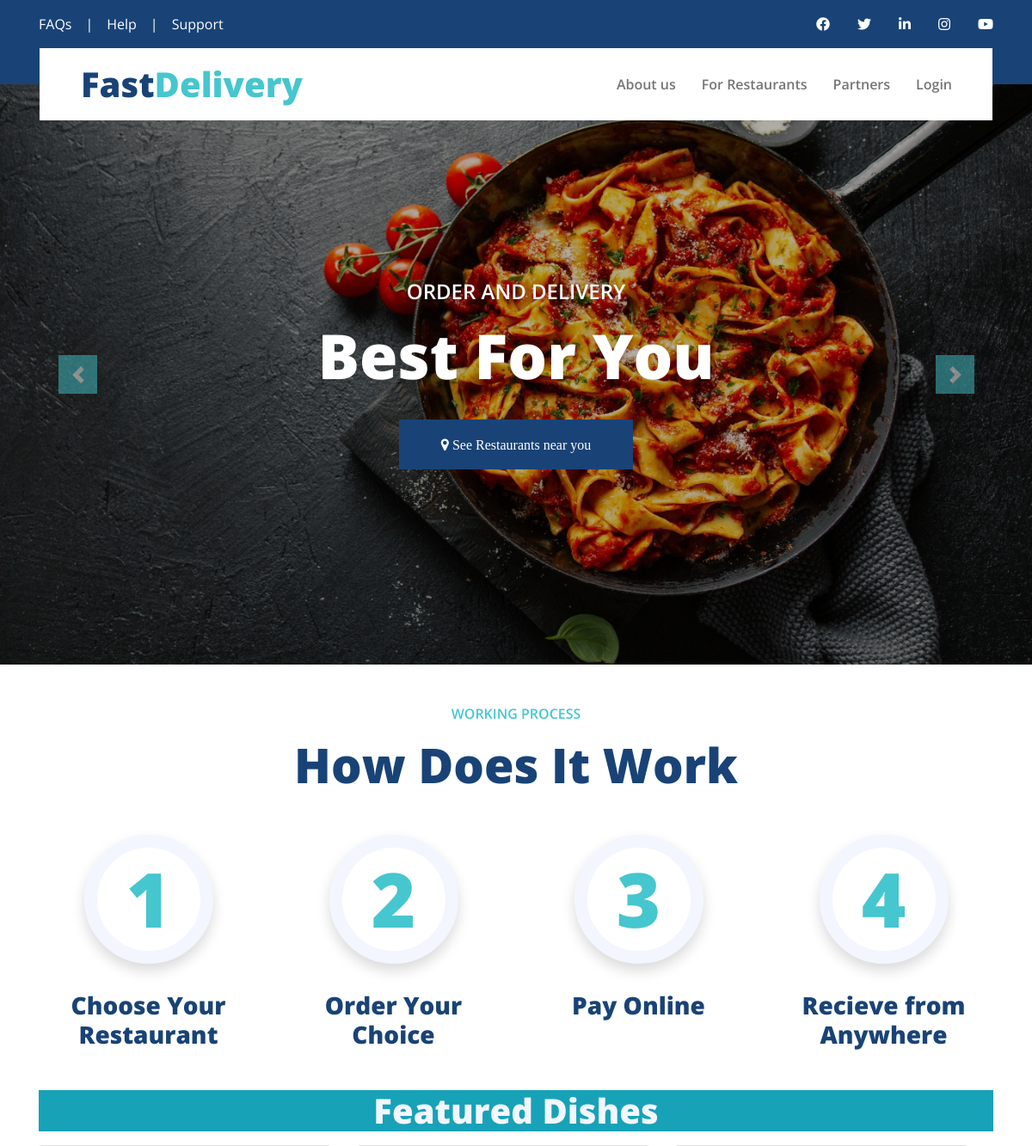
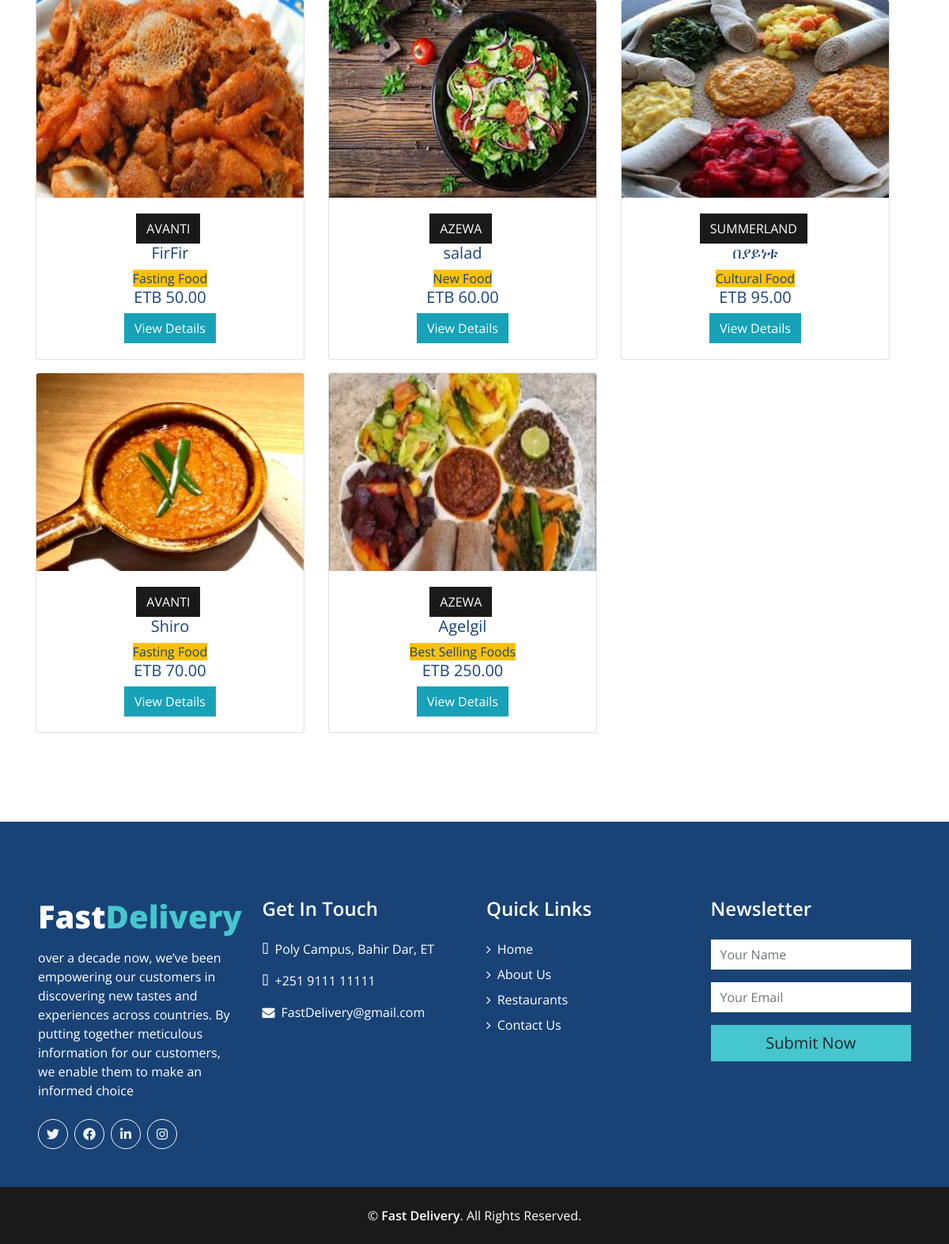
The page / on the database its author committed (2 pictures, top to bottom).
### blog/models.py (models this page shows, shortened)
class Post(models.Model):
    LABELS = (
        ('Best Selling Foods', 'Best Selling Foods'),
        ('New Food', 'New Food'),
        ('Spicy Foods', 'Spicy Foods'),
        ('Cultural Food', 'Cultural Food'),
        ('Fasting Food', 'Fasting Food'),
    )
    title = models.CharField(max_length=100,help_text='Enter the name of the food')
    content = models.TextField()
    date_posted = models.DateTimeField(default=timezone.now)
    author = models.ForeignKey(User, on_delete=models.CASCADE)
    slug = models.SlugField(default="foods")
    labels = models.CharField(max_length=25, default='New Food',choices=LABELS, blank=True)
    pieces = models.PositiveIntegerField(default=1)
    price = models.DecimalField(max_digits=10,decimal_places=2,default=0.00)
    image = models.ImageField(default='default.jpg', upload_to='images/')
    image2 = models.ImageField(default='default.jpg', upload_to='images/')

### blog/views.py (the view)
# urls.py: path('', PostListView.as_view(), name='blog-home'),
class PostListView(ListView):
    model = Post
    template_name = 'blog/home.html'  # <app>/<model>_<viewtype>.html
    context_object_name = 'posts'
    ordering = ['-date_posted']
    paginate_by = 5

### blog/templates/blog/home.html (shortened to what this page needs)
{% extends 'blog/layout.html'%}
{% block content %}
{% load static %}
<!DOCTYPE html>
<html lang="en">
   <head>
      <link rel="stylesheet" type="text/css" href="{% static 'blog/bootstrap.min.css' %}">
      <link rel="stylesheet" href="{% static 'blog/style.css' %}">
      <link rel="stylesheet" href="{% static 'blog/responsive.css' %}">
      <link rel="stylesheet" href="{% static 'blog/jquery.mCustomScrollbar.min.css' %}">
      <link rel="stylesheet" href="https://netdna.bootstrapcdn.com/font-awesome/4.0.3/css/font-awesome.css">
      <link rel="stylesheet" href="https://cdnjs.cloudflare.com/ajax/libs/fancybox/2.1.5/jquery.fancybox.min.css" media="screen">
   </head>
   <div class="container-fluid p-0">
      <div id="header-carousel" class="carousel slide" data-ride="carousel">
          <div class="carousel-inner">
              <div class="carousel-item active">
                  <img class="w-100" src="{%static 'images/zomato.jpg'%}" alt="Image">
                  <div class="carousel-caption d-flex flex-column align-items-center justify-content-center">
                      <div class="p-3" style="max-width: 900px;">
                          <h4 class="text-white text-uppercase mb-md-3">Order and Delivery</h4>
                          <h1 class="display-3 text-white mb-md-4">Best For You</h1>
                          <a href="{% url 'location'%}" class="btn btn-primary py-md-3 px-md-5 mt-2"><i class="fa fa-map-marker" aria-hidden="true"> See Restaurants near you</i></a>
                      </div>
                  </div>
              </div>
          </div>
          <a class="carousel-control-prev" href="#header-carousel" data-slide="prev">
              <div class="btn btn-secondary" style="width: 45px; height: 45px;">
                  <span class="carousel-control-prev-icon mb-n2"></span>
              </div>
          </a>
          <a class="carousel-control-next" href="#header-carousel" data-slide="next">
              <div class="btn btn-secondary" style="width: 45px; height: 45px;">
                  <span class="carousel-control-next-icon mb-n2"></span>
              </div>
          </a>
      </div>
  </div>
<div class="container-fluid pt-5">
   <div class="container">
       <h6 class="text-secondary text-uppercase text-center font-weight-medium mb-3">Working Process</h6>
       <h1 class="display-4 text-center mb-5">How Does It Work</h1>
       <div class="row">
           <div class="col-lg-3 col-md-6">
               <div class="d-flex flex-column align-items-center justify-content-center text-center mb-5">
                   <div class="d-inline-flex align-items-center justify-content-center bg-white border border-light shadow rounded-circle mb-4" style="width: 150px; height: 150px; border-width: 15px !important;">
                       <h2 class="display-2 text-secondary m-0">1</h2>
                   </div>
                   <h3 class="font-weight-bold m-0 mt-2">Choose Your Restaurant</h3>
               </div>
           </div>
           <div class="col-lg-3 col-md-6">
               <div class="d-flex flex-column align-items-center justify-content-center text-center mb-5">
                   <div class="d-inline-flex align-items-center justify-content-center bg-white border border-light shadow rounded-circle mb-4" style="width: 150px; height: 150px; border-width: 15px !important;">
                       <h2 class="display-2 text-secondary m-0">2</h2>
                   </div>
                   <h3 class="font-weight-bold m-0 mt-2">Order Your Choice</h3>
               </div>
           </div>
           <div class="col-lg-3 col-md-6">
               <div class="d-flex flex-column align-items-center justify-content-center text-center mb-5">
                   <div class="d-inline-flex align-items-center justify-content-center bg-white border border-light shadow rounded-circle mb-4" style="width: 150px; height: 150px; border-width: 15px !important;">
                       <h2 class="display-2 text-secondary m-0">3</h2>
                   </div>
                   <h3 class="font-weight-bold m-0 mt-2">Pay Online</h3>
               </div>
           </div>
           <div class="col-lg-3 col-md-6">
               <div class="d-flex flex-column align-items-center justify-content-center text-center mb-5">
                   <div class="d-inline-flex align-items-center justify-content-center bg-white border border-light shadow rounded-circle mb-4" style="width: 150px; height: 150px; border-width: 15px !important;">
                       <h2 class="display-2 text-secondary m-0">4</h2>
                   </div>
                   <h3 class="font-weight-bold m-0 mt-2">Recieve from Anywhere</h3>
               </div>
           </div>
       </div>
   </div>
</div>
    <div class="container #0d6efd" >
      <h1 class="text-center text-light mb-3 btn-info" >Featured Dishes</h1>
      <div class="row carousel-inner">
        {% for post in posts %}
            <div class="col-sm-4">
                <div class="card mb-3" style="height: fit-content; overflow: auto;">
                  <img src="{{ post.image.url }}" style="height: 250px;">
                    <div class="card-body text-center">
                      <a class="btn btn-dark" href="{% url 'user-posts' post.author.username %}">{{ post.author|upper|cut:'1'|cut:'.'}}</a>
                      <h5 class="text-center">{{ post.title }}</h5>
                      <span  class="btn-warning"><a href="{{post.labels}}">{{ post.labels }}</a></span>
                      <h5 class="text-center">ETB {{ post.price|floatformat:2 }}</h5>
                      <a href="{% url 'post-detail' post.id %}" class="btn btn-info">View Details</a>
                    </div>
                </div>
            </div>
        {% endfor %}
      </div>
    </div>
{% endblock content %}

### rows shown on the page
Post: image (picture), author "AVANTI", title "FirFir", labels "Fasting Food", price "50.00"
Post: image (picture), author "AZEWA", title "salad", labels "New Food", price "60.00"
Post: image (picture), author "SUMMERLAND", title "በያይነቱ", labels "Cultural Food", price "95.00"
Post: image (picture), author "AVANTI", title "Shiro", labels "Fasting Food", price "70.00"
Post: image (picture), author "AZEWA", title "Agelgil", labels "Best Selling Foods", price "250.00"
